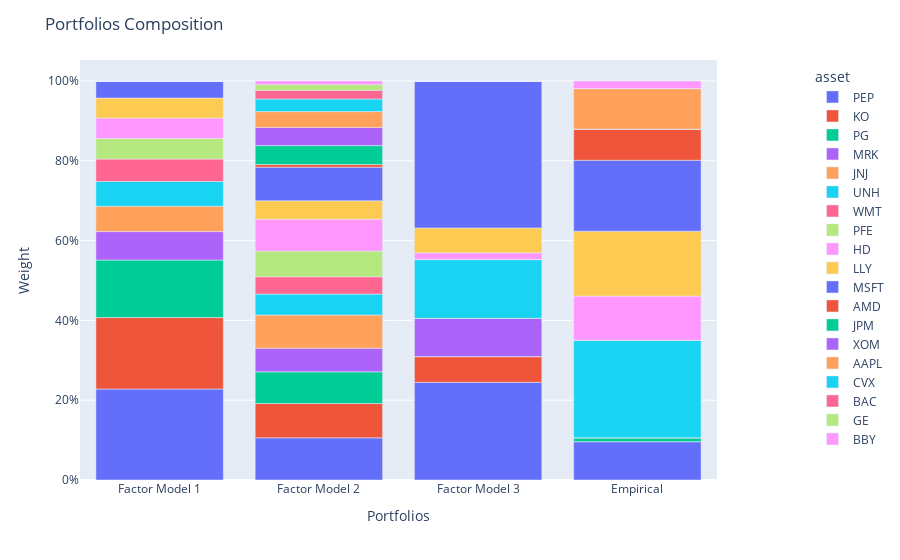

Write notebook code for a chart like this one.
### Code cell
population.plot_composition()

### Figure 1 — Plotly figure (JSON) as saved in the notebook; plotly's stock layout.template omitted (floating-point values rounded to 4 significant figures)
{"data": [{"alignmentgroup": "True", "hovertemplate": "asset=PEP<br>index=%{x}<br>value=%{y}<extra></extra>", "legendgroup": "PEP", "marker": {"color": "#636efa", "pattern": {"shape": ""}}, "name": "PEP", "offsetgroup": "PEP", "orientation": "v", "showlegend": true, "textposition": "auto", "type": "bar", "x": ["Factor Model 1", "Factor Model 2", "Factor Model 3", "Empirical"], "xaxis": "x", "y": [0.228, 0.1057, 0.2447, 0.09615], "yaxis": "y"}, {"alignmentgroup": "True", "hovertemplate": "asset=KO<br>index=%{x}<br>value=%{y}<extra></extra>", "legendgroup": "KO", "marker": {"color": "#EF553B", "pattern": {"shape": ""}}, "name": "KO", "offsetgroup": "KO", "orientation": "v", "showlegend": true, "textposition": "auto", "type": "bar", "x": ["Factor Model 1", "Factor Model 2", "Factor Model 3", "Empirical"], "xaxis": "x", "y": [0.1791, 0.08595, 0.06456, 0], "yaxis": "y"}, {"alignmentgroup": "True", "hovertemplate": "asset=PG<br>index=%{x}<br>value=%{y}<extra></extra>", "legendgroup": "PG", "marker": {"color": "#00cc96", "pattern": {"shape": ""}}, "name": "PG", "offsetgroup": "PG", "orientation": "v", "showlegend": true, "textposition": "auto", "type": "bar", "x": ["Factor Model 1", "Factor Model 2", "Factor Model 3", "Empirical"], "xaxis": "x", "y": [0.1441, 0.07947, 0, 0.009722], "yaxis": "y"}, {"alignmentgroup": "True", "hovertemplate": "asset=MRK<br>index=%{x}<br>value=%{y}<extra></extra>", "legendgroup": "MRK", "marker": {"color": "#ab63fa", "pattern": {"shape": ""}}, "name": "MRK", "offsetgroup": "MRK", "orientation": "v", "showlegend": true, "textposition": "auto", "type": "bar", "x": ["Factor Model 1", "Factor Model 2", "Factor Model 3", "Empirical"], "xaxis": "x", "y": [0.07137, 0.05918, 0.09615, 0], "yaxis": "y"}, {"alignmentgroup": "True", "hovertemplate": "asset=JNJ<br>index=%{x}<br>value=%{y}<extra></extra>", "legendgroup": "JNJ", "marker": {"color": "#FFA15A", "pattern": {"shape": ""}}, "name": "JNJ", "offsetgroup": "JNJ", "orientation": "v", "showlegend": true, "textposition": "auto", "type": "bar", "x": ["Factor Model 1", "Factor Model 2", "Factor Model 3", "Empirical"], "xaxis": "x", "y": [0.06357, 0.08321, 0, 0], "yaxis": "y"}, {"alignmentgroup": "True", "hovertemplate": "asset=UNH<br>index=%{x}<br>value=%{y}<extra></extra>", "legendgroup": "UNH", "marker": {"color": "#19d3f3", "pattern": {"shape": ""}}, "name": "UNH", "offsetgroup": "UNH", "orientation": "v", "showlegend": true, "textposition": "auto", "type": "bar", "x": ["Factor Model 1", "Factor Model 2", "Factor Model 3", "Empirical"], "xaxis": "x", "y": [0.06197, 0.05237, 0.1471, 0.2445], "yaxis": "y"}, {"alignmentgroup": "True", "hovertemplate": "asset=WMT<br>index=%{x}<br>value=%{y}<extra></extra>", "legendgroup": "WMT", "marker": {"color": "#FF6692", "pattern": {"shape": ""}}, "name": "WMT", "offsetgroup": "WMT", "orientation": "v", "showlegend": true, "textposition": "auto", "type": "bar", "x": ["Factor Model 1", "Factor Model 2", "Factor Model 3", "Empirical"], "xaxis": "x", "y": [0.05634, 0.04352, 0, 0], "yaxis": "y"}, {"alignmentgroup": "True", "hovertemplate": "asset=PFE<br>index=%{x}<br>value=%{y}<extra></extra>", "legendgroup": "PFE", "marker": {"color": "#B6E880", "pattern": {"shape": ""}}, "name": "PFE", "offsetgroup": "PFE", "orientation": "v", "showlegend": true, "textposition": "auto", "type": "bar", "x": ["Factor Model 1", "Factor Model 2", "Factor Model 3", "Empirical"], "xaxis": "x", "y": [0.05133, 0.06439, 0, 0], "yaxis": "y"}, {"alignmentgroup": "True", "hovertemplate": "asset=HD<br>index=%{x}<br>value=%{y}<extra></extra>", "legendgroup": "HD", "marker": {"color": "#FF97FF", "pattern": {"shape": ""}}, "name": "HD", "offsetgroup": "HD", "orientation": "v", "showlegend": true, "textposition": "auto", "type": "bar", "x": ["Factor Model 1", "Factor Model 2", "Factor Model 3", "Empirical"], "xaxis": "x", "y": [0.0513, 0.08002, 0.01687, 0.1106], "yaxis": "y"}, {"alignmentgroup": "True", "hovertemplate": "asset=LLY<br>index=%{x}<br>value=%{y}<extra></extra>", "legendgroup": "LLY", "marker": {"color": "#FECB52", "pattern": {"shape": ""}}, "name": "LLY", "offsetgroup": "LLY", "orientation": "v", "showlegend": true, "textposition": "auto", "type": "bar", "x": ["Factor Model 1", "Factor Model 2", "Factor Model 3", "Empirical"], "xaxis": "x", "y": [0.05031, 0.04598, 0.0624, 0.1626], "yaxis": "y"}, {"alignmentgroup": "True", "hovertemplate": "asset=MSFT<br>index=%{x}<br>value=%{y}<extra></extra>", "legendgroup": "MSFT", "marker": {"color": "#636efa", "pattern": {"shape": ""}}, "name": "MSFT", "offsetgroup": "MSFT", "orientation": "v", "showlegend": true, "textposition": "auto", "type": "bar", "x": ["Factor Model 1", "Factor Model 2", "Factor Model 3", "Empirical"], "xaxis": "x", "y": [0.04129, 0.08423, 0.3682, 0.1778], "yaxis": "y"}, {"alignmentgroup": "True", "hovertemplate": "asset=AMD<br>index=%{x}<br>value=%{y}<extra></extra>", "legendgroup": "AMD", "marker": {"color": "#EF553B", "pattern": {"shape": ""}}, "name": "AMD", "offsetgroup": "AMD", "orientation": "v", "showlegend": true, "textposition": "auto", "type": "bar", "x": ["Factor Model 1", "Factor Model 2", "Factor Model 3", "Empirical"], "xaxis": "x", "y": [0.001317, 0.006579, 0, 0.07812], "yaxis": "y"}, {"alignmentgroup": "True", "hovertemplate": "asset=JPM<br>index=%{x}<br>value=%{y}<extra></extra>", "legendgroup": "JPM", "marker": {"color": "#00cc96", "pattern": {"shape": ""}}, "name": "JPM", "offsetgroup": "JPM", "orientation": "v", "showlegend": true, "textposition": "auto", "type": "bar", "x": ["Factor Model 1", "Factor Model 2", "Factor Model 3", "Empirical"], "xaxis": "x", "y": [0, 0.04748, 0, 0], "yaxis": "y"}, {"alignmentgroup": "True", "hovertemplate": "asset=XOM<br>index=%{x}<br>value=%{y}<extra></extra>", "legendgroup": "XOM", "marker": {"color": "#ab63fa", "pattern": {"shape": ""}}, "name": "XOM", "offsetgroup": "XOM", "orientation": "v", "showlegend": true, "textposition": "auto", "type": "bar", "x": ["Factor Model 1", "Factor Model 2", "Factor Model 3", "Empirical"], "xaxis": "x", "y": [0, 0.04547, 0, 0], "yaxis": "y"}, {"alignmentgroup": "True", "hovertemplate": "asset=AAPL<br>index=%{x}<br>value=%{y}<extra></extra>", "legendgroup": "AAPL", "marker": {"color": "#FFA15A", "pattern": {"shape": ""}}, "name": "AAPL", "offsetgroup": "AAPL", "orientation": "v", "showlegend": true, "textposition": "auto", "type": "bar", "x": ["Factor Model 1", "Factor Model 2", "Factor Model 3", "Empirical"], "xaxis": "x", "y": [0, 0.03978, 0, 0.1016], "yaxis": "y"}, {"alignmentgroup": "True", "hovertemplate": "asset=CVX<br>index=%{x}<br>value=%{y}<extra></extra>", "legendgroup": "CVX", "marker": {"color": "#19d3f3", "pattern": {"shape": ""}}, "name": "CVX", "offsetgroup": "CVX", "orientation": "v", "showlegend": true, "textposition": "auto", "type": "bar", "x": ["Factor Model 1", "Factor Model 2", "Factor Model 3", "Empirical"], "xaxis": "x", "y": [0, 0.03162, 0, 0], "yaxis": "y"}, {"alignmentgroup": "True", "hovertemplate": "asset=BAC<br>index=%{x}<br>value=%{y}<extra></extra>", "legendgroup": "BAC", "marker": {"color": "#FF6692", "pattern": {"shape": ""}}, "name": "BAC", "offsetgroup": "BAC", "orientation": "v", "showlegend": true, "textposition": "auto", "type": "bar", "x": ["Factor Model 1", "Factor Model 2", "Factor Model 3", "Empirical"], "xaxis": "x", "y": [0, 0.02184, 0, 0], "yaxis": "y"}, {"alignmentgroup": "True", "hovertemplate": "asset=GE<br>index=%{x}<br>value=%{y}<extra></extra>", "legendgroup": "GE", "marker": {"color": "#B6E880", "pattern": {"shape": ""}}, "name": "GE", "offsetgroup": "GE", "orientation": "v", "showlegend": true, "textposition": "auto", "type": "bar", "x": ["Factor Model 1", "Factor Model 2", "Factor Model 3", "Empirical"], "xaxis": "x", "y": [0, 0.01424, 0, 0], "yaxis": "y"}, {"alignmentgroup": "True", "hovertemplate": "asset=BBY<br>index=%{x}<br>value=%{y}<extra></extra>", "legendgroup": "BBY", "marker": {"color": "#FF97FF", "pattern": {"shape": ""}}, "name": "BBY", "offsetgroup": "BBY", "orientation": "v", "showlegend": true, "textposition": "auto", "type": "bar", "x": ["Factor Model 1", "Factor Model 2", "Factor Model 3", "Empirical"], "xaxis": "x", "y": [0, 0.008983, 0, 0.01891], "yaxis": "y"}], "layout": {"autosize": true, "barmode": "relative", "legend": {"title": {"text": "asset"}, "tracegroupgap": 0, "x": 1.15, "xanchor": "left", "y": 0.99, "yanchor": "top"}, "margin": {"t": 60}, "title": {"text": "Portfolios Composition"}, "xaxis": {"anchor": "y", "autorange": true, "domain": [0, 1], "range": [-0.5, 3.5], "title": {"text": "Portfolios"}, "type": "category"}, "yaxis": {"anchor": "x", "autorange": true, "domain": [0, 1], "range": [0, 1.053], "tickformat": ",.0%", "title": {"text": "Weight"}, "type": "linear"}}}
